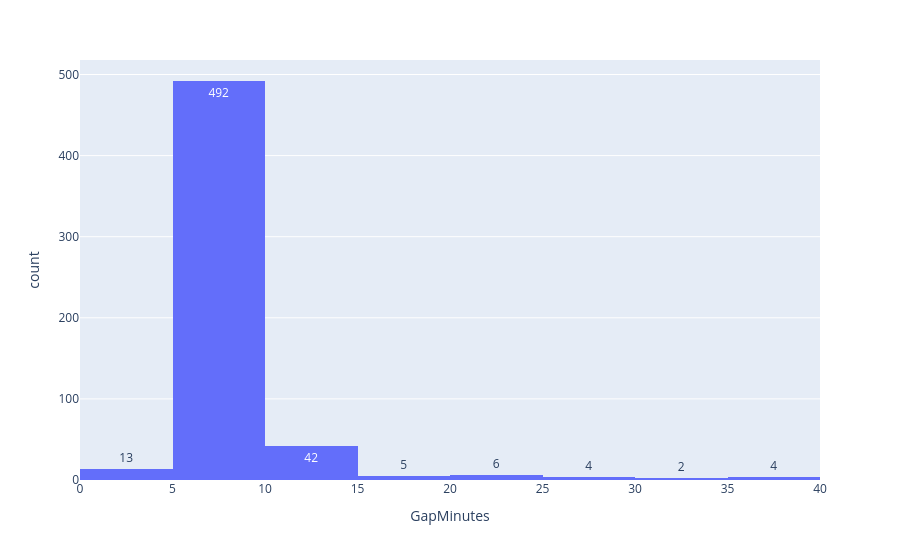

The notebook cell saved with this chart:
### Markdown cell above
### Determining the distribution of these "Gaps" that occur occasionally between reports grouped machine wise: The extreme values in the Gaps are few but strtching the distribution deceptively so placing approximate range of >0 & <40 minutes based on following orignal result
         GapMinutes
count    754.000000
mean     458.249058
std     2179.654324
min        1.350000
25%        7.650000
50%        8.840000
75%       35.767500
max    25929.030000

### Code cell
query=""" 
WITH t AS (
    SELECT
        ReportID,
        DeviceID,
        StartTime,
        EndTime,

        LAG(EndTime) OVER (
            PARTITION BY DeviceID
            ORDER BY StartTime
        ) AS PreviousReportEndTime

    FROM scamp_report_3m
),

t2 AS (
SELECT *,
       ROUND(
           (julianday(StartTime) - julianday(PreviousReportEndTime))
           * 24 * 60,
           2
       ) AS GapMinutes

FROM t

ORDER BY DeviceID, StartTime

),

t3 AS
(
SELECT *,
    CASE 
    WHEN GapMinutes < 0 THEN 'overlap'
    WHEN GapMinutes = 0 THEN 'continuous' 
    ELSE 'gap'
    END AS Transitions
FROM t2
)

SELECT GapMinutes
FROM t3
WHERE GapMinutes > 0 AND GapMinutes < 40



"""


df=run_query(query,conn)
print(df.head(10))
print(df.median())
print(df.describe())


fig=px.histogram(
    df,
    x="GapMinutes",
    nbins=12,
    text_auto=True
)

fig.update_xaxes(categoryorder="category ascending")



fig.show()
# print(df["Transitions"].value_counts())

### Figure 1 — Plotly figure (JSON) as saved in the notebook; plotly's stock layout.template omitted (floating-point values rounded to 4 significant figures; data arrays with more than 128 entries replaced by an {"elided": "..."} marker saying what was removed)
{"data": [{"alignmentgroup": "True", "bingroup": "x", "hovertemplate": "GapMinutes=%{x}<br>count=%{y}<extra></extra>", "legendgroup": "", "marker": {"color": "#636efa", "pattern": {"shape": ""}}, "name": "", "nbinsx": 12, "offsetgroup": "", "orientation": "v", "showlegend": false, "texttemplate": "%{value}", "type": "histogram", "x": {"elided": "568 float values"}, "xaxis": "x", "yaxis": "y"}], "layout": {"barmode": "relative", "legend": {"tracegroupgap": 0}, "margin": {"t": 60}, "xaxis": {"anchor": "y", "categoryorder": "category ascending", "domain": [0, 1], "title": {"text": "GapMinutes"}}, "yaxis": {"anchor": "x", "domain": [0, 1], "title": {"text": "count"}}}}
